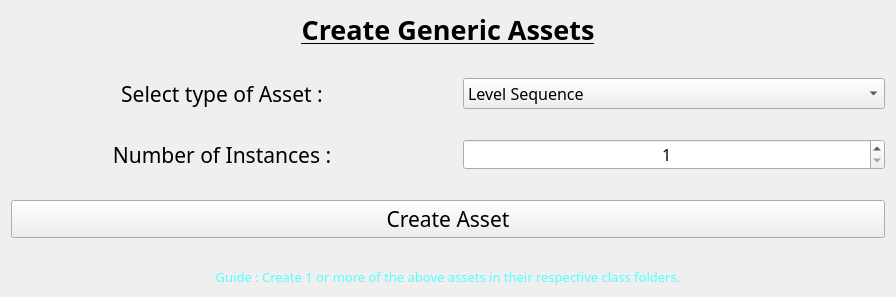
           <widget class="QWidget" name="page_16">
            <property name="geometry">
             <rect>
              <x>0</x>
              <y>0</y>
              <width>896</width>
              <height>278</height>
             </rect>
            </property>
            <property name="sizePolicy">
             <sizepolicy hsizetype="Preferred" vsizetype="Fixed">
              <horstretch>0</horstretch>
              <verstretch>0</verstretch>
             </sizepolicy>
            </property>
            <attribute name="label">
             <string>Create Generic Assets</string>
            </attribute>
            <layout class="QVBoxLayout" name="verticalLayout_52">
             <item>
              <layout class="QVBoxLayout" name="verticalLayout_28">
               <property name="spacing">
                <number>30</number>
               </property>
               <item>
                <layout class="QVBoxLayout" name="verticalLayout_29">
                 <item>
                  <widget class="QLabel" name="label_34">
                   <property name="enabled">
                    <bool>true</bool>
                   </property>
                   <property name="sizePolicy">
                    <sizepolicy hsizetype="Preferred" vsizetype="Preferred">
                     <horstretch>0</horstretch>
                     <verstretch>0</verstretch>
                    </sizepolicy>
                   </property>
                   <property name="font">
                    <font>
                     <family>Century Gothic</family>
                     <pointsize>20</pointsize>
                     <bold>true</bold>
                     <underline>true</underline>
                    </font>
                   </property>
                   <property name="autoFillBackground">
                    <bool>false</bool>
                   </property>
                   <property name="text">
                    <string>Create Generic Assets</string>
                   </property>
                   <property name="alignment">
                    <set>Qt::AlignCenter</set>
                   </property>
                   <property name="wordWrap">
                    <bool>false</bool>
                   </property>
                  </widget>
                 </item>
                </layout>
               </item>
               <item>
                <layout class="QHBoxLayout" name="find_layout_6">
                 <item>
                  <widget class="QLabel" name="label_35">
                   <property name="enabled">
                    <bool>true</bool>
                   </property>
                   <property name="font">
                    <font>
                     <family>Century Gothic</family>
                     <pointsize>16</pointsize>
                     <bold>false</bold>
                    </font>
                   </property>
                   <property name="autoFillBackground">
                    <bool>false</bool>
                   </property>
                   <property name="text">
                    <string>Select type of Asset :</string>
                   </property>
                   <property name="alignment">
                    <set>Qt::AlignCenter</set>
                   </property>
                   <property name="wordWrap">
                    <bool>false</bool>
                   </property>
                  </widget>
                 </item>
                 <item>
                  <widget class="QComboBox" name="cb_assettype">
                   <property name="styleSheet">
                    <string notr="true">QComboBox {
	font-family : Century Gothic;
	font-size :16px;
}
</string>
                   </property>
                   <item>
                    <property name="text">
                     <string>Level Sequence</string>
                    </property>
                   </item>
                   <item>
                    <property name="text">
                     <string>Material</string>
                    </property>
                   </item>
                   <item>
                    <property name="text">
                     <string>Level</string>
                    </property>
                   </item>
                   <item>
                    <property name="text">
                     <string>Particle System</string>
                    </property>
                   </item>
                  </widget>
                 </item>
                </layout>
               </item>
               <item>
                <layout class="QHBoxLayout" name="horizontalLayout">
                 <item>
                  <widget class="QLabel" name="label_2">
                   <property name="font">
                    <font>
                     <family>Century Gothic</family>
                     <pointsize>16</pointsize>
                    </font>
                   </property>
                   <property name="text">
                    <string>Number of Instances :</string>
                   </property>
                   <property name="alignment">
                    <set>Qt::AlignCenter</set>
                   </property>
                  </widget>
                 </item>
                 <item>
                  <widget class="QSpinBox" name="sp_genericassets">
                   <property name="styleSheet">
                    <string notr="true">QSpinBox {
    font-family: Century Gothic;
    font-size: 16px; 
}</string>
                   </property>
                   <property name="alignment">
                    <set>Qt::AlignCenter</set>
                   </property>
                   <property name="minimum">
                    <number>1</number>
                   </property>
                  </widget>
                 </item>
                </layout>
               </item>
               <item>
                <widget class="QPushButton" name="btn_creategenericassets">
                 <property name="font">
                  <font>
                   <family>Century Gothic</family>
                   <pointsize>16</pointsize>
                  </font>
                 </property>
                 <property name="styleSheet">
                  <string notr="true"/>
                 </property>
                 <property name="text">
                  <string>Create Asset</string>
                 </property>
                </widget>
               </item>
               <item>
                <widget class="QLabel" name="label_42">
                 <property name="font">
                  <font>
                   <family>Century Gothic</family>
                   <pointsize>10</pointsize>
                  </font>
                 </property>
                 <property name="styleSheet">
                  <string notr="true">color: rgb(85, 255, 255);
</string>
                 </property>
                 <property name="text">
                  <string>Guide : Create 1 or more of the above assets in their respective class folders.</string>
                 </property>
                 <property name="alignment">
                  <set>Qt::AlignCenter</set>
                 </property>
                </widget>
               </item>
              </layout>
             </item>
            </layout>
           </widget>
